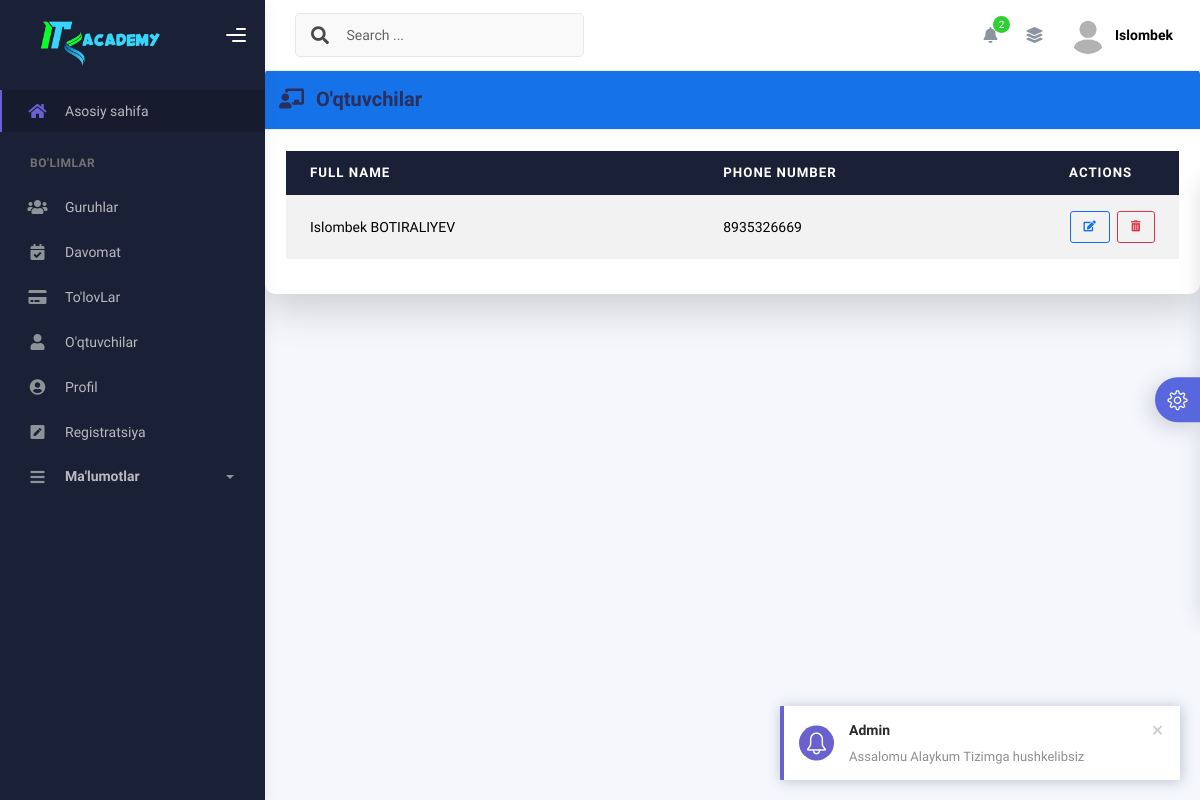
The page /teacher/ (signed in) on the database as committed earlier.
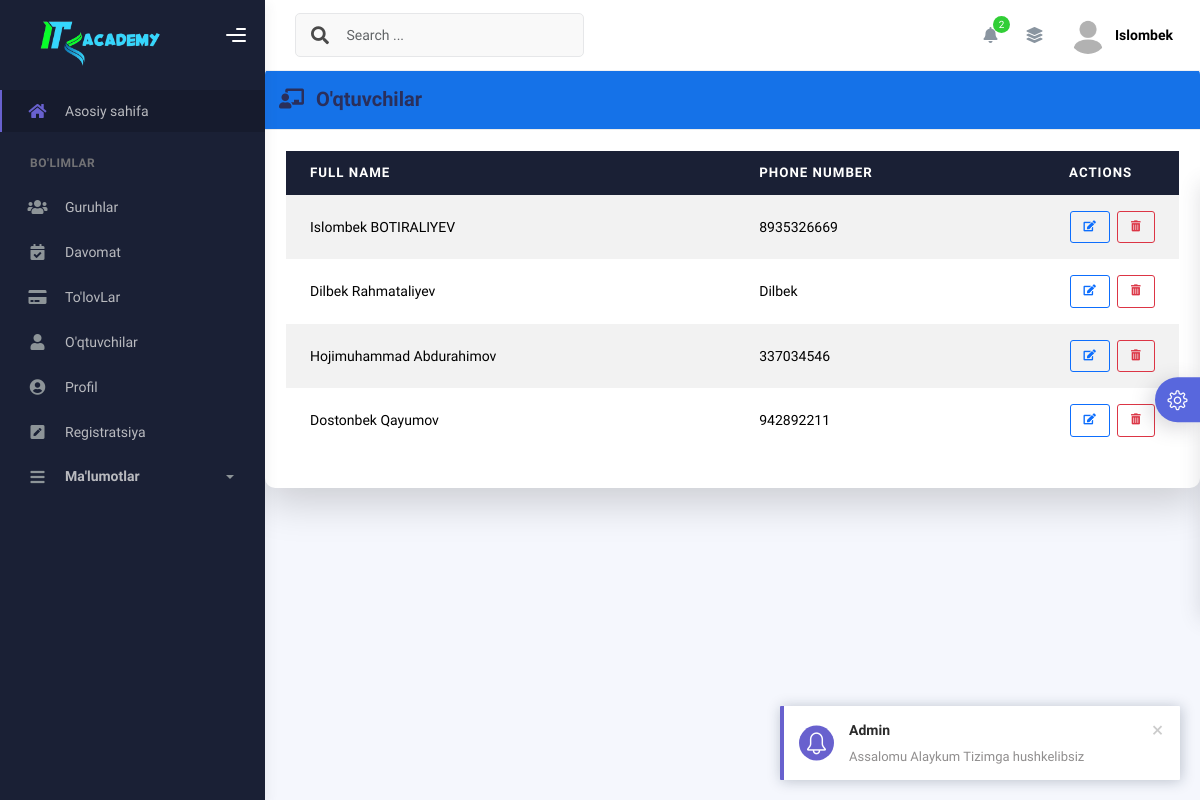
The same page on the database as committed later.
### users/models.py (models this page shows, shortened)
class Teacher(models.Model):
    user = models.OneToOneField(User,on_delete=models.CASCADE)
    date_of = models.DateField(null=True,blank=True )

class User(AbstractUser):
    USER_ROLE =(
        ('teacher','teacher'),
        ('admin','admin'),
    )
    image = models.ImageField(upload_to='profile_pics/', blank=True, null=True, default='profile_pics/default.jpg')
    phone_number = models.CharField(max_length=13, blank=True, null=True)
    address = models.CharField(max_length=200, blank=True, null=True)
    jobs = models.CharField(max_length=200, blank=True, null=True)
    user_role = models.CharField(max_length=100,choices=USER_ROLE,default="teacher")

### users/views.py (the view)
# urls.py: path('teacher/', TeacherView.as_view(), name='teacher'),
class TeacherView(LoginRequiredMixin,View):
    def get(self,request):
        teacher=Teacher.objects.all()
        return render(request,'users/teacher.html',{'teacher':teacher})

### users/templates/users/teacher.html
{% extends 'base.html' %}
{% block content %}
<div class="container mt-10">
  <div class="col-md-12">
    <div class="card shadow-lg border-0">
      <div class="card-header d-flex justify-content-between align-items-center bg-primary text-white rounded-top p-3">
        <h4 class="card-title mb-0"><i class="fas fa-chalkboard-teacher me-2"></i> O'qtuvchilar</h4>
      </div>
      <div class="card-body p-4">
        <div class="table-responsive">
          <table id="add-row" class="table table-striped table-hover">
            <thead class="thead-dark">
              <tr>
                <th>Full Name</th>
                <th>Phone Number</th>
                <th style="width: 15%">Actions</th>
              </tr>
            </thead>
            <tbody>
              {% for group in teacher %}
                <tr>
                  <td>{{ group.user.first_name }} {{ group.user.last_name }}</td>
                  <td>{{ group.user.phone_number }}</td>
                  <td class="d-flex justify-content-center">
                    <button
                      type="button"
                      data-bs-toggle="tooltip"
                      title="Edit Teacher"
                      class="btn btn-outline-primary btn-sm me-2"
                    >
                      <i class="fa fa-edit"></i>
                    </button>
                    <button
                      type="button"
                      data-bs-toggle="tooltip"
                      title="Remove Teacher"
                      class="btn btn-outline-danger btn-sm"
                    >
                      <i class="fas fa-trash-alt"></i>
                    </button>
                  </td>
                </tr>
              {% empty %}
                <tr>
                  <td colspan="3" class="text-center text-muted">No teachers available.</td>
                </tr>
              {% endfor %}
            </tbody>
          </table>
        </div>
      </div>
    </div>
  </div>
</div>
{% endblock content %}

Rows that differ between the two databases and show on the page:
added Teacher: user.first_name "Dilbek", user.last_name "Rahmataliyev", user.phone_number "Dilbek"
added Teacher: user.first_name "Hojimuhammad", user.last_name "Abdurahimov", user.phone_number "337034546"
added Teacher: user.first_name "Dostonbek", user.last_name "Qayumov", user.phone_number "942892211"
